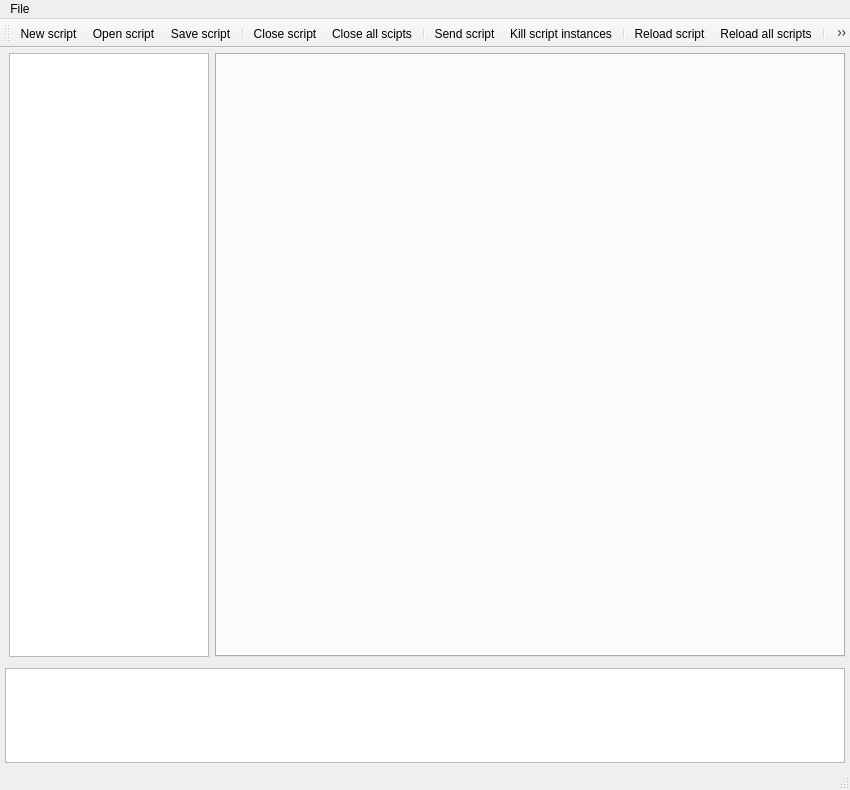
<?xml version="1.0" encoding="UTF-8"?>
<ui version="4.0">
 <class>LuaWindow</class>
 <widget class="QMainWindow" name="LuaWindow">
  <property name="geometry">
   <rect>
    <x>0</x>
    <y>0</y>
    <width>850</width>
    <height>790</height>
   </rect>
  </property>
  <property name="sizePolicy">
   <sizepolicy hsizetype="Expanding" vsizetype="Expanding">
    <horstretch>1</horstretch>
    <verstretch>0</verstretch>
   </sizepolicy>
  </property>
  <property name="sizeIncrement">
   <size>
    <width>1</width>
    <height>1</height>
   </size>
  </property>
  <property name="windowTitle">
   <string>Lua editor</string>
  </property>
  <widget class="QWidget" name="centralWidget">
   <layout class="QVBoxLayout" name="verticalLayout">
    <property name="leftMargin">
     <number>0</number>
    </property>
    <property name="topMargin">
     <number>0</number>
    </property>
    <property name="rightMargin">
     <number>0</number>
    </property>
    <property name="bottomMargin">
     <number>0</number>
    </property>
    <item>
     <widget class="QWidget" name="widget_2" native="true">
      <layout class="QHBoxLayout" name="horizontalLayout">
       <property name="leftMargin">
        <number>9</number>
       </property>
       <property name="topMargin">
        <number>5</number>
       </property>
       <property name="rightMargin">
        <number>5</number>
       </property>
       <property name="bottomMargin">
        <number>5</number>
       </property>
       <item>
        <widget class="QTreeView" name="OpenedFilesList">
         <property name="minimumSize">
          <size>
           <width>200</width>
           <height>0</height>
          </size>
         </property>
         <property name="maximumSize">
          <size>
           <width>200</width>
           <height>16777215</height>
          </size>
         </property>
         <property name="rootIsDecorated">
          <bool>false</bool>
         </property>
         <property name="itemsExpandable">
          <bool>false</bool>
         </property>
         <property name="headerHidden">
          <bool>false</bool>
         </property>
        </widget>
       </item>
       <item>
        <widget class="QWidget" name="widget_3" native="true">
         <layout class="QGridLayout" name="gridLayout">
          <property name="leftMargin">
           <number>0</number>
          </property>
          <property name="topMargin">
           <number>0</number>
          </property>
          <property name="rightMargin">
           <number>0</number>
          </property>
          <property name="bottomMargin">
           <number>0</number>
          </property>
          <item row="0" column="0">
           <widget class="QTabWidget" name="tabWidget"/>
          </item>
         </layout>
        </widget>
       </item>
      </layout>
     </widget>
    </item>
    <item>
     <widget class="QWidget" name="widget" native="true">
      <property name="minimumSize">
       <size>
        <width>0</width>
        <height>20</height>
       </size>
      </property>
      <property name="maximumSize">
       <size>
        <width>16777215</width>
        <height>100</height>
       </size>
      </property>
      <layout class="QVBoxLayout" name="verticalLayout_2">
       <property name="leftMargin">
        <number>5</number>
       </property>
       <property name="topMargin">
        <number>0</number>
       </property>
       <property name="rightMargin">
        <number>5</number>
       </property>
       <property name="bottomMargin">
        <number>5</number>
       </property>
       <item>
        <widget class="QTreeView" name="StatusTreeView">
         <property name="rootIsDecorated">
          <bool>false</bool>
         </property>
         <property name="expandsOnDoubleClick">
          <bool>false</bool>
         </property>
        </widget>
       </item>
      </layout>
     </widget>
    </item>
   </layout>
  </widget>
  <widget class="QMenuBar" name="menuBar">
   <property name="geometry">
    <rect>
     <x>0</x>
     <y>0</y>
     <width>850</width>
     <height>21</height>
    </rect>
   </property>
   <widget class="QMenu" name="menuFile">
    <property name="title">
     <string>File</string>
    </property>
   </widget>
   <addaction name="menuFile"/>
  </widget>
  <widget class="QToolBar" name="mainToolBar">
   <attribute name="toolBarArea">
    <enum>TopToolBarArea</enum>
   </attribute>
   <attribute name="toolBarBreak">
    <bool>false</bool>
   </attribute>
   <addaction name="actionNew_script"/>
   <addaction name="actionOpenScript"/>
   <addaction name="actionSaveScript"/>
   <addaction name="separator"/>
   <addaction name="actionCloseScript"/>
   <addaction name="actionClose_all_scipts"/>
   <addaction name="separator"/>
   <addaction name="actionSendScript"/>
   <addaction name="actionKill_script_instances"/>
   <addaction name="separator"/>
   <addaction name="actionReload_script"/>
   <addaction name="actionReload_all_scripts"/>
   <addaction name="separator"/>
   <addaction name="actionValidate_script"/>
  </widget>
  <widget class="QStatusBar" name="statusBar"/>
  <action name="actionOpenScript">
   <property name="icon">
    <iconset resource="../mgdt.qrc">
     <normaloff>:/mgdt/icons/yellow_open.png</normaloff>:/mgdt/icons/yellow_open.png</iconset>
   </property>
   <property name="text">
    <string>Open script</string>
   </property>
   <property name="toolTip">
    <string>Open scipt file</string>
   </property>
   <property name="shortcut">
    <string>Ctrl+O</string>
   </property>
  </action>
  <action name="actionSaveScript">
   <property name="icon">
    <iconset resource="../mgdt.qrc">
     <normaloff>:/mgdt/icons/blue_down_save.png</normaloff>:/mgdt/icons/blue_down_save.png</iconset>
   </property>
   <property name="text">
    <string>Save script</string>
   </property>
   <property name="toolTip">
    <string>Save scipt to file</string>
   </property>
   <property name="shortcut">
    <string>Ctrl+S</string>
   </property>
  </action>
  <action name="actionSendScript">
   <property name="icon">
    <iconset resource="../mgdt.qrc">
     <normaloff>:/mgdt/icons/blue_top_left_arrow.png</normaloff>:/mgdt/icons/blue_top_left_arrow.png</iconset>
   </property>
   <property name="text">
    <string>Send script</string>
   </property>
   <property name="toolTip">
    <string>Send script (whole or selected part) to MoonGlare</string>
   </property>
   <property name="shortcut">
    <string>F5</string>
   </property>
  </action>
  <action name="actionCloseScript">
   <property name="icon">
    <iconset resource="../mgdt.qrc">
     <normaloff>:/mgdt/icons/red_minus.png</normaloff>:/mgdt/icons/red_minus.png</iconset>
   </property>
   <property name="text">
    <string>Close script</string>
   </property>
   <property name="shortcut">
    <string>Ctrl+W</string>
   </property>
  </action>
  <action name="actionSendSelctedText">
   <property name="text">
    <string>Send selcted text</string>
   </property>
   <property name="toolTip">
    <string>Send selected text to MoonGlare engine</string>
   </property>
   <property name="shortcut">
    <string>F6</string>
   </property>
  </action>
  <action name="actionCopy">
   <property name="text">
    <string>Copy</string>
   </property>
   <property name="shortcut">
    <string>Ctrl+C</string>
   </property>
  </action>
  <action name="actionPaste">
   <property name="text">
    <string>Paste</string>
   </property>
   <property name="shortcut">
    <string>Ctrl+V</string>
   </property>
  </action>
  <action name="actionUndo">
   <property name="text">
    <string>Undo</string>
   </property>
   <property name="shortcut">
    <string>Ctrl+Z</string>
   </property>
  </action>
  <action name="actionRedo">
   <property name="text">
    <string>Redo</string>
   </property>
   <property name="shortcut">
    <string>Ctrl+Shift+Z</string>
   </property>
  </action>
  <action name="actionCut">
   <property name="text">
    <string>Cut</string>
   </property>
   <property name="shortcut">
    <string>Ctrl+X</string>
   </property>
  </action>
  <action name="actionReload_script">
   <property name="icon">
    <iconset resource="../mgdt.qrc">
     <normaloff>:/mgdt/icons/blue_circle_left_arrow.png</normaloff>:/mgdt/icons/blue_circle_left_arrow.png</iconset>
   </property>
   <property name="text">
    <string>Reload script</string>
   </property>
  </action>
  <action name="actionKill_script_instances">
   <property name="icon">
    <iconset resource="../mgdt.qrc">
     <normaloff>:/mgdt/icons/red_cross.png</normaloff>:/mgdt/icons/red_cross.png</iconset>
   </property>
   <property name="text">
    <string>Kill script instances</string>
   </property>
  </action>
  <action name="actionNew_script">
   <property name="icon">
    <iconset resource="../mgdt.qrc">
     <normaloff>:/mgdt/icons/blue_file.png</normaloff>:/mgdt/icons/blue_file.png</iconset>
   </property>
   <property name="text">
    <string>New script</string>
   </property>
   <property name="shortcut">
    <string>Ctrl+N</string>
   </property>
  </action>
  <action name="actionValidate_script">
   <property name="icon">
    <iconset resource="../mgdt.qrc">
     <normaloff>:/mgdt/icons/green_ok.png</normaloff>:/mgdt/icons/green_ok.png</iconset>
   </property>
   <property name="text">
    <string>Validate script</string>
   </property>
   <property name="shortcut">
    <string>F9</string>
   </property>
  </action>
  <action name="actionReload_all_scripts">
   <property name="icon">
    <iconset resource="../mgdt.qrc">
     <normaloff>:/mgdt/icons/blue_down_arrow.png</normaloff>:/mgdt/icons/blue_down_arrow.png</iconset>
   </property>
   <property name="text">
    <string>Reload all scripts</string>
   </property>
  </action>
  <action name="actionClose_all_scipts">
   <property name="text">
    <string>Close all scipts</string>
   </property>
   <property name="shortcut">
    <string>Ctrl+Shift+W</string>
   </property>
  </action>
 </widget>
 <layoutdefault spacing="6" margin="11"/>
 <resources>
  <include location="../mgdt.qrc"/>
 </resources>
 <connections/>
</ui>
